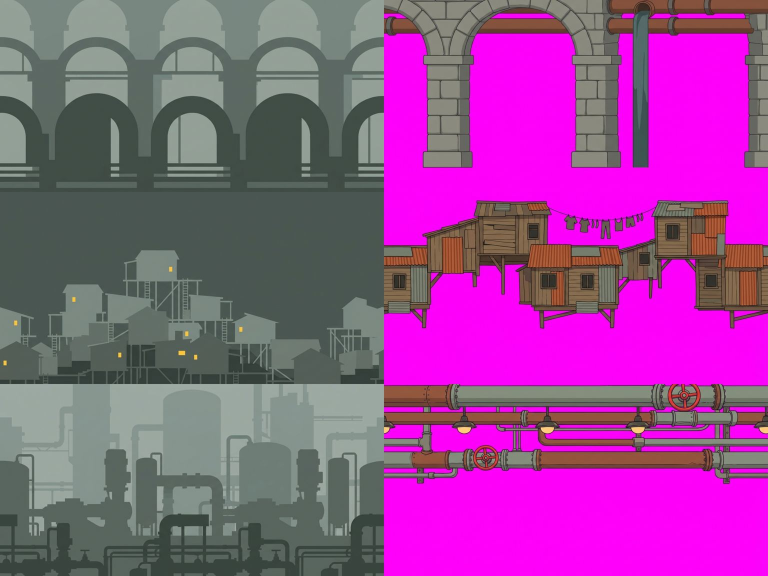
#> input picture Gemini/_tmp/bg22_raw.jpg, 1536 x 1152 px (shown at 1/2 size)
$ python -i mkbase.py   (imports and definitions only)
#> lines starting #> are read from the running program, lines starting #| are printed output that depends on the picture; after the words box and inside, x2 and y2 are one past the last pixel; in counts of white or black regions, pixels touching at a corner belong together
### Tools/bg/key2.py
# 更稳的品红抠图（给带紫色的装备用）：原来的 key() 对每个像素都按「偏品红程度」压红蓝，紫色衣服会被洗成灰蓝、甚至变半透明。
# 这里只把「和画面边缘连通的品红」当背景（东西都有粗黑描边，洪水填充到描边就停），描边里面的颜色一个都不动；
# 被东西围住的小块背景（提手、天线之间）只认非常接近纯品红的。边缘半透明的像素按背景色反混合，去掉粉边。
import numpy as np
from PIL import Image, ImageFilter
from collections import deque

def _flood(cand):
    h, w = cand.shape; seen = np.zeros_like(cand); q = deque()
    for x in range(w):
        for y in (0, h - 1):
            if cand[y, x] and not seen[y, x]: seen[y, x] = True; q.append((y, x))
    for y in range(h):
        for x in (0, w - 1):
            if cand[y, x] and not seen[y, x]: seen[y, x] = True; q.append((y, x))
    while q:
        y, x = q.popleft()
        for yy, xx in ((y + 1, x), (y - 1, x), (y, x + 1), (y, x - 1)):
            if 0 <= yy < h and 0 <= xx < w and cand[yy, xx] and not seen[yy, xx]: seen[yy, xx] = True; q.append((yy, xx))
    return seen

def key2(a, bg=None, lo=34.0, hi=110.0, pocket=26.0, step=2):
    """a: HxWx3 float（0–255）。返回 HxWx4 uint8。"""
#> called with lo = 34, hi = 110, pocket = 26, step = 2
    rgb = a[..., :3].astype(np.float32); H, W = rgb.shape[:2]
#> after `H, W = rgb.shape[:2]`: H = 1152; W = 1536
    if bg is None:   # 背景色取四条边上接近品红的像素的中位数（JPEG 的品红不是正好 255,0,255）
        edge = np.concatenate([rgb[0], rgb[-1], rgb[:, 0], rgb[:, -1]])
        mg = edge[(edge[:, 0] > 180) & (edge[:, 2] > 180) & (edge[:, 1] < 90)]
#> mg = 1286 rows, first 8: [215, 27, 212], [253, 0, 248], [254, 1, 249], [254, 1, 249], [254, 1, 249], [254, 1, 249], [253, 0, 248], [253, 0, 248]
        bg = np.median(mg, 0) if len(mg) else np.array([255, 0, 255], np.float32)
#> bg = [254, 2, 250]
    bg = np.asarray(bg, np.float32)
    d = np.sqrt(((rgb - bg) ** 2).sum(-1))
    # 低分辨率洪水填充（快），再放大回来
    ds = d[::step, ::step]; cand = ds < hi
#> after `ds = d[::step, ::step]`:
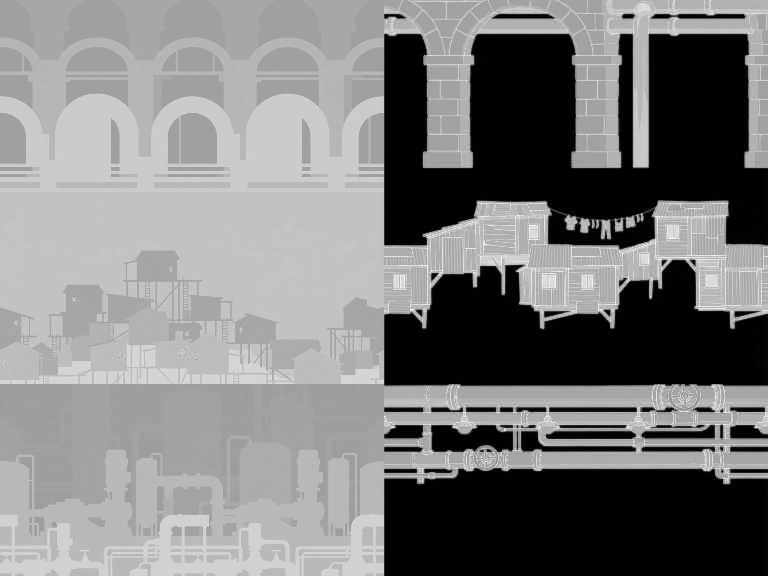
#> ds: shape (576, 768) float32; min 1, max 341.5, mean 167.7; drawn with min black and max white
#> after `cand = ds < hi`:
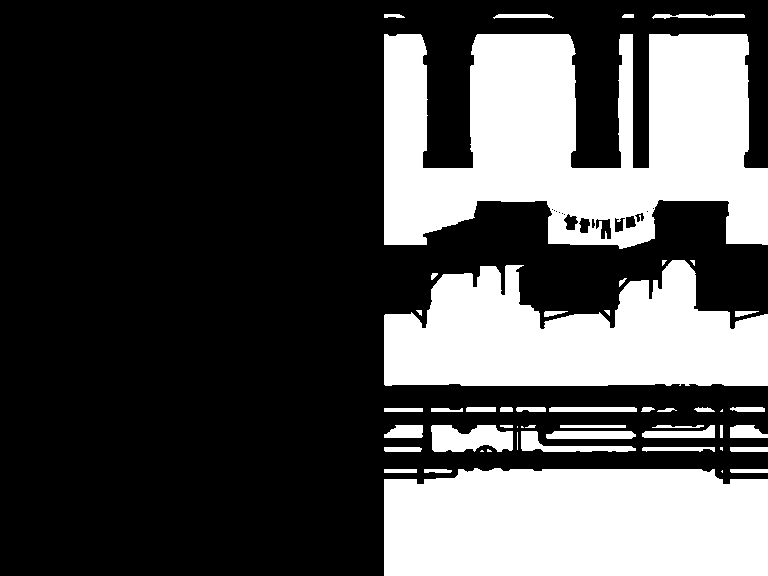
#> cand: shape (576, 768) bool; 31.2% white; 50 white regions (10 under 20 px), largest, box (x1, y1, x2, y2) and area: (384, 34, 768, 249) 55934, (384, 468, 768, 576) 39704, (384, 260, 768, 386) 33679
    reach = _flood(cand)
#> after the loop in _flood, `for x in range(w):`: seen: shape (576, 768) bool; 0.09% white in thin lines or dots, all inside (x1, y1, x2, y2) = (384, 575, 768, 576)
#> after the loop in _flood, `for y in range(h):`:
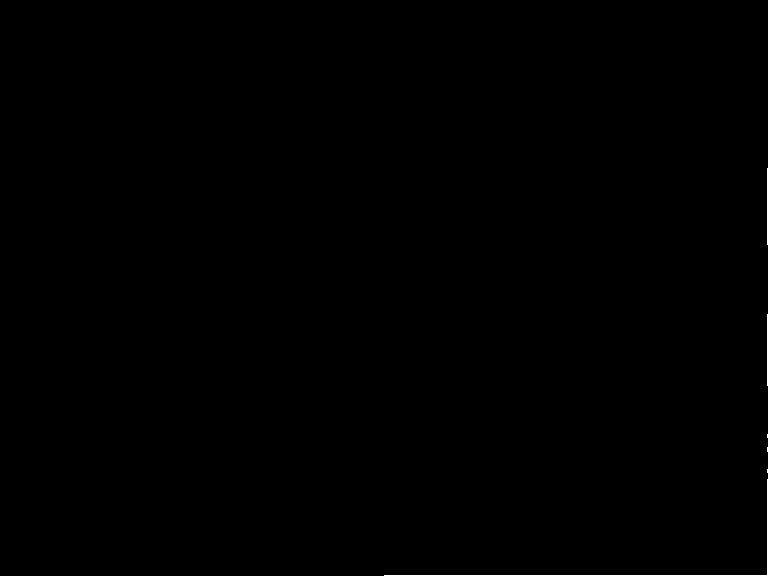
#> seen: shape (576, 768) bool; 0.15% white in thin lines or dots, all inside (x1, y1, x2, y2) = (384, 168, 768, 576)
#> after the loop in _flood, `while q:`: seen: shape (576, 768) bool; 29.4% white; 6 white regions, box (x1, y1, x2, y2) and area: (384, 34, 768, 249) 55934, (384, 468, 768, 576) 39704, (384, 260, 768, 386) 33679, (730, 425, 768, 438) 391, (730, 447, 768, 452) 189, (730, 469, 768, 473) 151
    reach = np.kron(reach, np.ones((step, step), bool))[:H, :W]
#> reach: shape (1152, 1536) bool; 29.4% white; 6 white regions, box (x1, y1, x2, y2) and area: (768, 68, 1536, 498) 223736, (768, 936, 1536, 1152) 158816, (768, 520, 1536, 772) 134716, (1460, 850, 1536, 876) 1564, (1460, 894, 1536, 904) 756, (1460, 938, 1536, 946) 604
    reach = np.asarray(Image.fromarray((reach * 255).astype(np.uint8)).filter(ImageFilter.MaxFilter(3))) > 0   # 补齐放大时的锯齿
#> reach: shape (1152, 1536) bool; 29.9% white; 6 white regions, box (x1, y1, x2, y2) and area: (767, 67, 1536, 499) 229032, (767, 935, 1536, 1152) 159915, (767, 519, 1536, 773) 137466, (1459, 849, 1536, 877) 1766, (1459, 893, 1536, 905) 920, (1459, 937, 1536, 947) 766
    reach &= d < hi
#> reach: shape (1152, 1536) bool; 29.4% white; 7 white regions, largest, box (x1, y1, x2, y2) and area: (768, 67, 1536, 498) 223891, (768, 936, 1536, 1152) 159435, (768, 519, 1536, 771) 134604
    pockets = d < pocket   # 被围住的背景小块：只认几乎纯品红
#> pockets: shape (1152, 1536) bool; 30% white; 60 white regions (10 under 20 px), largest, box (x1, y1, x2, y2) and area: (769, 68, 1536, 489) 208675, (769, 937, 1536, 1152) 157899, (769, 521, 1536, 770) 131336
    bgm = reach | pockets
    # 边缘：只在背景和它往里 3 像素的带子里抠（和原来的 key() 同一个公式，久经考验）；带子里面的颜色一个都不动。
    band = np.asarray(Image.fromarray((bgm * 255).astype(np.uint8)).filter(ImageFilter.MaxFilter(7))) > 0
#> band: shape (1152, 1536) bool; 33.4% white; 43 white regions, largest, box (x1, y1, x2, y2) and area: (765, 64, 1536, 501) 239371, (765, 933, 1536, 1152) 162747, (765, 516, 1536, 774) 143846
    r, g, b = rgb[..., 0], rgb[..., 1], rgb[..., 2]
    score = np.minimum(r, b) - g
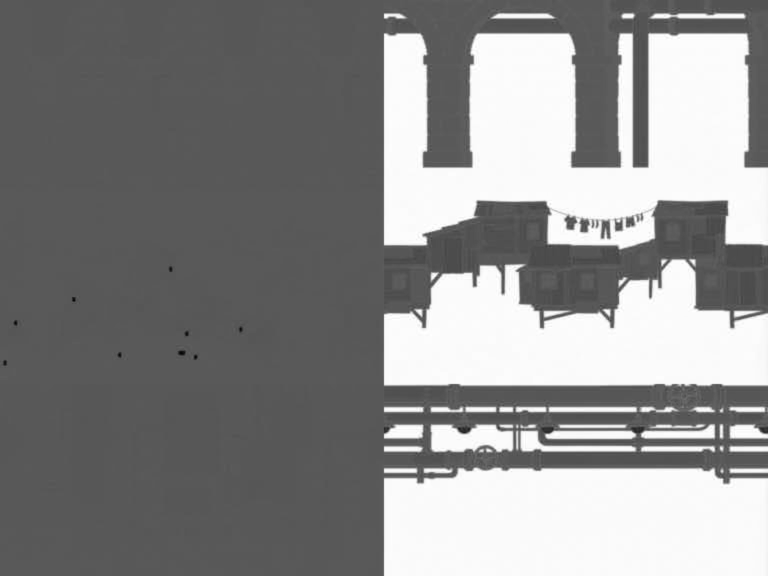
#> score: shape (1152, 1536) float32 (shown at 1/2 size); min -156, max 255, mean 69.1; drawn with min black and max white
    a_old = np.clip((190 - score) / 110, 0, 1); ex = np.clip(score, 0, None); kk = np.clip((score - 8) / 40, 0, 1)
#> after `a_old = np.clip((190 - score) / 110, 0, 1)`:
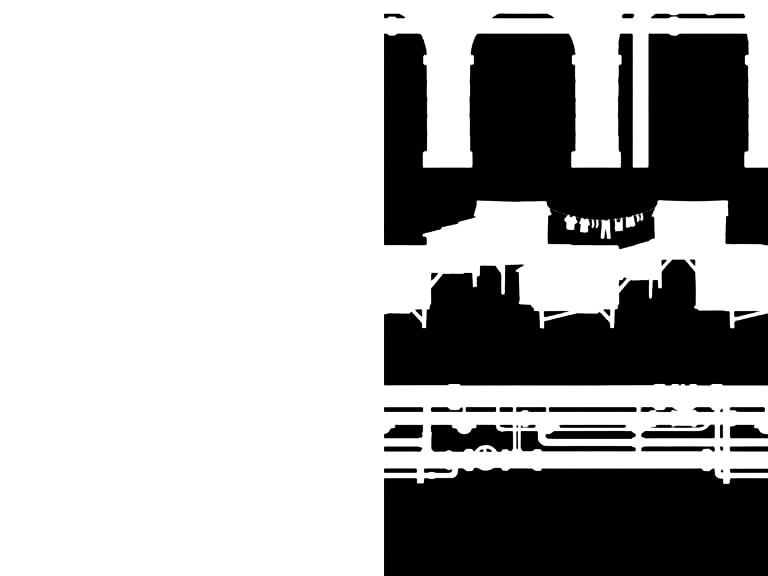
#> a_old: shape (1152, 1536) float32 (shown at 1/2 size); min 0, max 1, mean 0.687
    alpha = np.ones((H, W), np.float32); alpha[band] = a_old[band]
    alpha[pockets & ~reach] = 0
    fg = rgb.copy()
    fg[..., 0] = np.where(band, r - ex * kk, r); fg[..., 2] = np.where(band, b - ex * kk, b)
    fg = np.clip(fg, 0, 255)
    fg[alpha < 0.02] = (22, 20, 26)   # 全透明处填描边色：缩放时边缘不会混进品红
    out = np.dstack([fg, alpha * 255]).clip(0, 255).astype(np.uint8)
    return out

# [3 lines that do not run on import are left out]

### Tools/bg2/mkbase.py
"""（v0.38）Gemini 原图 → 补缝前的底图（宽 1835）。
  far   <raw> <out.png>                      不透明，直接缩到 1835×1024
  mid   <raw> <out.png> [--glow [--glowt 45]]  key2 抠品红 + 紫边去色，按预乘缩到 1835×1024
        --glow：灯泡 / 灯笼的白光晕画在品红上（粉色一团）时，反混合成半透明暖白光；墙是淡紫色、灯笼是粉色时加 --glowt 45
  ground <raw> <out.png> [--skip 3]          从品红结束后 skip 行裁到底，缩到宽 1835"""
import sys, numpy as np
from PIL import Image
import os; sys.path.insert(0, os.path.join(os.path.dirname(os.path.abspath(__file__)), '..', 'bg')); from key2 import key2
import cv2
def despill_edges(rgb, a):
    """透明缝边上的品红晕（2–4 像素的紫边）：离透明处 6 像素内、偏品红的像素把红蓝拉回到绿的水平（变成中性的描边色），
    特别粉、又紧贴透明处的直接透明。"""
    tr = (a < .5).astype(np.uint8)
#> tr: shape (1152, 1536); values 0 (black) and 1 (white), 31.4% white; 49 white regions, largest, box (x1, y1, x2, y2) and area: (768, 67, 1536, 498) 224938, (768, 936, 1536, 1152) 159622, (768, 519, 1536, 771) 134962
    if tr.sum() == 0: return rgb, a
    dist = cv2.distanceTransform(1 - tr, cv2.DIST_L2, 3)
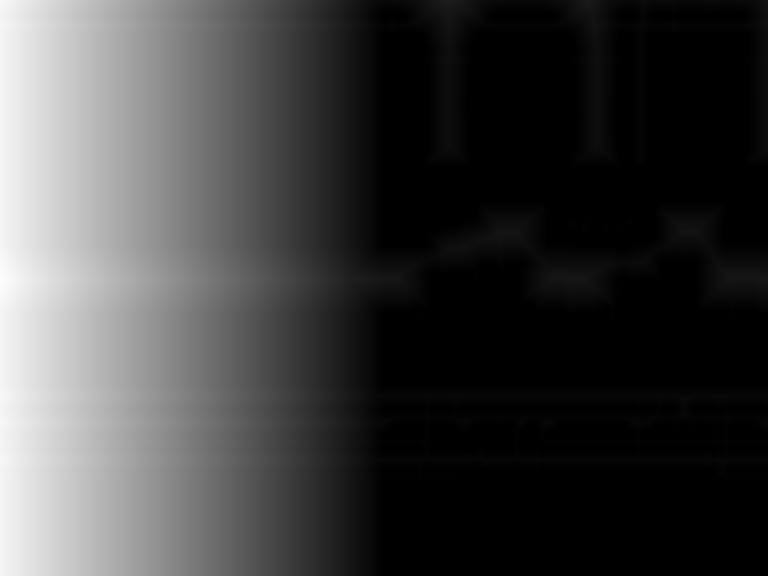
#> dist: shape (1152, 1536) float32 (shown at 1/2 size); min 0, max 762.4, mean 188.3; drawn with min black and max white
    r, g, b = rgb[..., 0], rgb[..., 1], rgb[..., 2]
    ex = np.clip(np.minimum(r, b) - g, 0, None)
    fr = (dist <= 6) & (a > 0) & (ex > 8)
#> fr: shape (1152, 1536) bool; 0.76% white in thin lines or dots, all inside (x1, y1, x2, y2) = (767, 21, 1536, 966)
    rgb = rgb.copy(); rgb[..., 0] = np.where(fr, r - ex, r); rgb[..., 2] = np.where(fr, b - ex, b)
    strong = fr & (ex > 70) & (dist <= 2.5)
#> strong: shape (1152, 1536) bool; 0.02% white in thin lines or dots, all inside (x1, y1, x2, y2) = (788, 29, 1511, 947)
    a = np.where(strong, 0, a)
#> a: shape (1152, 1536) float32
    print('紫边去色：', int(fr.sum()), '像素，其中透明', int(strong.sum()))
#| 紫边去色： 13426 像素，其中透明 354
    return rgb, a

W = 1835
GLOW = '--glow' in sys.argv
GLOWT = float(sys.argv[sys.argv.index('--glowt') + 1]) if '--glowt' in sys.argv else 25.0   # 光晕判定：红、蓝都比绿高这么多（墙是淡紫色时调高到 40）
def far(src, dst):
    Image.open(src).convert('RGB').resize((W, 1024), Image.LANCZOS).save(dst, optimize=True)
def mid(src, dst):
    a = np.asarray(Image.open(src).convert('RGB')).astype(np.float32)
    k = key2(a); rgb = k[..., :3].astype(np.float32); al = k[..., 3].astype(np.float32) / 255
    rgb, al = despill_edges(rgb, al)
    if GLOW:
        # v0.37 灯泡光晕：Gemini 把白色光晕画在品红底上（混成粉色一团）。按「绿通道 = 白光的比例」反混合成半透明暖白光。
        a0 = a
        r, g, b = a0[..., 0], a0[..., 1], a0[..., 2]
        if GLOWT > 30:
            # 墙是淡紫色、灯笼是粉色时：只取“和透明处连着”的偏品红色块（灯笼本身被黑描边围住，连不到透明处）
            cand = (np.minimum(r, b) - g > GLOWT) & (b > 150) & (r > 200) & (al > .5)
            # 先开运算把描边缺口处的细连接断开（不然光晕会顺着缺口连到粉灯笼身上），再按“连着透明处”挑光晕块
            op = cv2.morphologyEx(cand.astype(np.uint8), cv2.MORPH_OPEN, cv2.getStructuringElement(cv2.MORPH_ELLIPSE, (7, 7)))
            n, lab = cv2.connectedComponents(op, connectivity=8)
            edge = cv2.dilate((al < .1).astype(np.uint8), np.ones((7, 7), np.uint8)).astype(bool) & (op > 0)
            ids = np.unique(lab[edge]); ids = ids[ids > 0]
            halo = np.isin(lab, ids)
            for _ in range(3): halo = cv2.dilate(halo.astype(np.uint8), np.ones((3, 3), np.uint8)).astype(bool) & cand
        else:
            halo = (r > 200) & (b > 200) & (g < 235) & (r - g > GLOWT) & (b - g > GLOWT) & (al > .5)   # 只管抠图留下来的粉色团
        ga = np.clip((g - 12) / (255 - 12), 0, 1)
        rgb = np.where(halo[..., None], np.array([255, 244, 205], np.float32), rgb)
        al = np.where(halo, ga * .85, al)
        near = cv2.dilate(halo.astype(np.uint8), np.ones((9, 9), np.uint8)).astype(bool) & ~halo & (al > .3)
        ex = np.clip(np.minimum(rgb[..., 0], rgb[..., 2]) - rgb[..., 1], 0, None)
        fix = near & (ex > 18)
        rgb = rgb.copy(); rgb[..., 0] = np.where(fix, rgb[..., 0] - ex * .8, rgb[..., 0]); rgb[..., 2] = np.where(fix, rgb[..., 2] - ex * .8, rgb[..., 2])
        print('光晕像素', int(halo.sum()), '光晕旁去紫', int(fix.sum()))
    o = np.dstack([np.clip(rgb, 0, 255), np.clip(al * 255, 0, 255)]).astype(np.uint8)
    im = Image.fromarray(o, 'RGBA').convert('RGBa').resize((W, 1024), Image.LANCZOS).convert('RGBA')
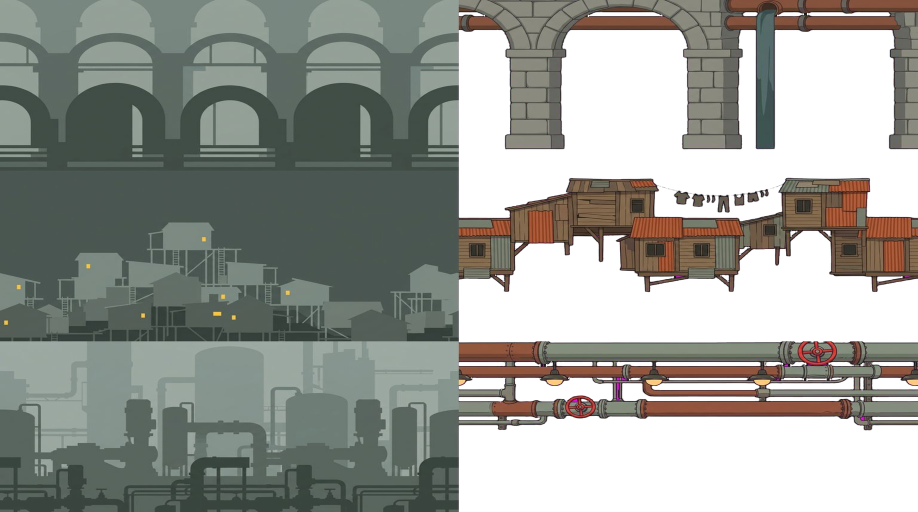
#> im: PIL image 1835x1024 RGBA (shown at 1/2 size); mean R, G, B, A 71.5, 74.3, 68.4, 175.1; transparent parts drawn white
    b = np.asarray(im).copy(); b[b[..., 3] == 0, :3] = 0
#> after `b[b[..., 3] == 0, :3] = 0`: b: shape (1024, 1835, 4); 0.1% of pixels changed, all inside (x1, y1, x2, y2) = (918, 25, 1829, 862)
    Image.fromarray(b, 'RGBA').save(dst, optimize=True)
def ground(src, dst, skip=3):
    a = np.asarray(Image.open(src).convert('RGB')).astype(np.int32); H = a.shape[0]
    mg = (a[..., 0] > 200) & (a[..., 2] > 200) & (a[..., 1] < 80)
    frac = mg.mean(1)
    y = int(np.argmax(frac < .5)) + skip
    print('品红到第', y - skip, '行；从', y, '行裁起')
    im = Image.fromarray(a[y:].astype(np.uint8)); h = round((H - y) * W / a.shape[1])
    im.resize((W, h), Image.LANCZOS).save(dst, optimize=True); print(dst, (W, h))
# [5 lines not run here, left out]

>>> result = mid('../../Gemini/_tmp/bg22_raw.jpg', 'out.png')
